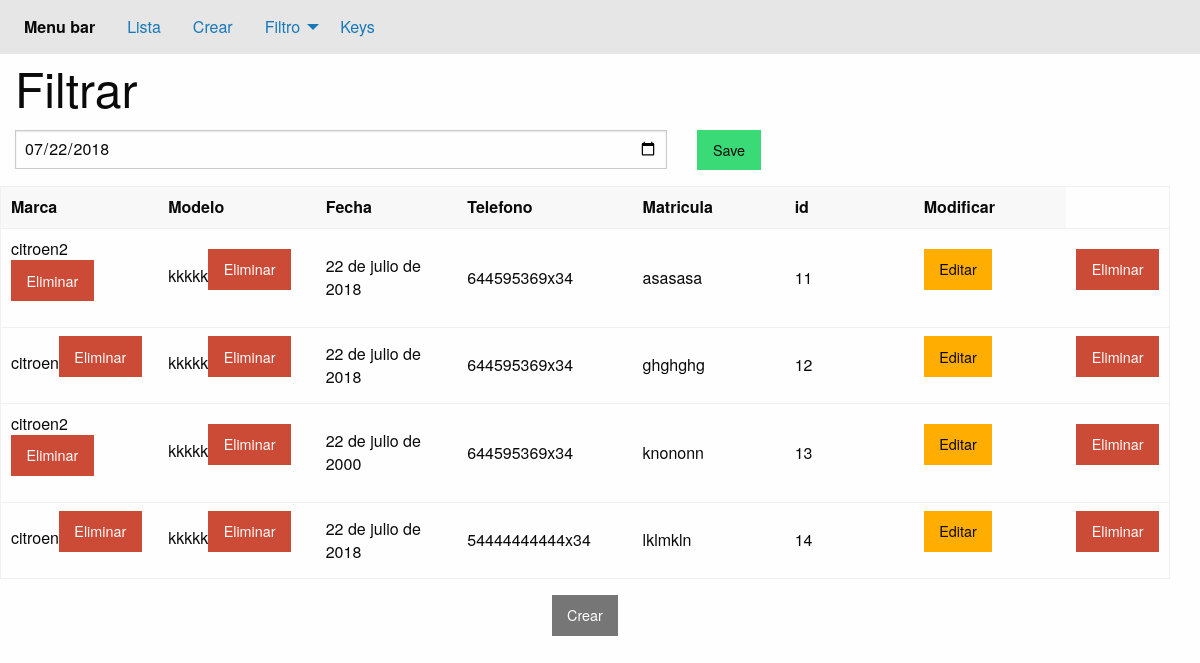
Page /filtro_fecha/ on the committed database.
### apps/coche/models.py (models this page shows)
class Coche(models.Model):
    marca=models.ForeignKey(Marca_coche,on_delete=models.CASCADE)
    modelo=models.ForeignKey(modelo_de_coche,on_delete=models.CASCADE,blank=True)
    fecha=models.DateField(null=True, blank=True)
    Telefono=PhoneField(null=True, blank=True)
    matricula=models.CharField("Matricula",max_length=7,unique=True)
    def __str__(self):
        return str(self.marca)+" "+str(self.fecha)+" "+str(self.Telefono)+" "+self.matricula

### apps/marca_coche/models.py (models this page shows)
class Marca_coche(models.Model):
    marca=models.CharField("Marca de coche",max_length=100)
    class Meta:
        verbose_name = ("Marca de coche")
        verbose_name_plural = ("Marcas de coches")
    def __str__(self):
        return str(self.id)+"-"+self.marca +" "+"\n"

### apps/modelo_coche/models.py (models this page shows, shortened)
class modelo_de_coche(models.Model):
    modelo=models.CharField(("Modelo de coche"), max_length=100)
    class Meta:
        verbose_name = ("modelo")
        verbose_name_plural = ("modelos")

### apps/coche/views.py (the view)
# urls.py: path('filtro_fecha/',views.filter_fecha.as_view(),name='filtro_fecha'),
class filter_fecha(ListView):
    template_name='filtro/filtro_fecha.html'
    ordering="id"
    def get_queryset(self):
        palabra_clave = self.request.GET.get("kword",'')
        try:
            lista=Coche.objects.filter(
                fecha__range=["2000-01-01",palabra_clave]
            )
        except:
            lista=Coche.objects.filter(
            fecha__icontains=palabra_clave
        )
        finally:
            if  str(lista)=="<QuerySet []>":
                self.template_name='error/404_fecha.html'
            return lista

### templates/filtro/filtro_fecha.html
{% extends 'Lista/lista_filtro.html' %}
{% block filtro %}
<input type="date" id="kword" name="kword"
        value="2018-07-22"
        min="2000-01-01" max="2018-12-31">
{% endblock filtro %}

### templates/Lista/lista_base.html
<header>
    <table class="hover">
        <thead>
          <tr>
            <th width="200">Marca</th>
            <th width="200">Modelo</th>
            <th width="200">Fecha</th>
            <th width="200">Telefono</th>
            <th width="200">Matricula</th>
            <th width="200">id</th>
            <th width="200">Modificar</th>
          </tr>
        </thead>
{% for e in  object_list %}
    <tbody>
      <tr>
        <td>{{e.marca.marca}}<a class="alert button" href="{%url 'marca:eliminar' e.marca.id %}">Eliminar</a></td>
        <td>{{e.modelo.modelo}}<a class="alert button" href="{%url 'modelo:eliminar' e.modelo.id %}">Eliminar</a></td>
        <td>{{e.fecha}}</td>
        <td>{{e.Telefono}}</td>
        <td>{{e.matricula}}</td>
        <td>{{e.id}}</td>
        <td><a class="warning button" href="{%url 'url:update' e.id %}">Editar</a></td>
        <td><a class="alert button" href="{%url 'url:delete' e.id %}">Eliminar</a></td>
{% endfor %}
</tr>
</tbody>
</table>
<center><a class="button secondary" href="../crear/">Crear</a></center>
</header>

### rows in the picture
Coche: marca.marca "citroen2", modelo.modelo "kkkkk", fecha "22 de julio de 2018", Telefono "644595369x34", matricula "asasasa", id "11"
Coche: marca.marca "citroen", modelo.modelo "kkkkk", fecha "22 de julio de 2018", Telefono "644595369x34", matricula "ghghghg", id "12"
Coche: marca.marca "citroen2", modelo.modelo "kkkkk", fecha "22 de julio de 2000", Telefono "644595369x34", matricula "knononn", id "13"
Coche: marca.marca "citroen", modelo.modelo "kkkkk", fecha "22 de julio de 2018", Telefono "54444444444x34", matricula "lklmkln", id "14"
